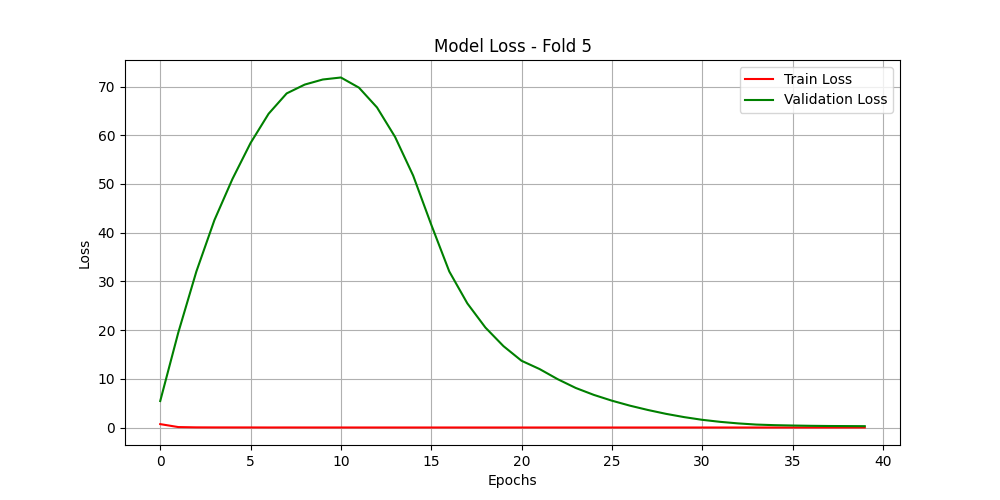
#> input picture loss_fold_5.png, 1000 x 500 px
$ python -i preprocessing.py   (imports and definitions only)
#> lines starting #> are read from the running program, lines starting #| are printed output that depends on the picture; after the words box and inside, x2 and y2 are one past the last pixel; in counts of white or black regions, pixels touching at a corner belong together
import cv2
import numpy as np


def preprocess_image(path):
#> called with path = 'loss_fold_5.png'
    img = cv2.imread(path, cv2.IMREAD_GRAYSCALE)
#> img: shape (500, 1000); min 0, max 255, mean 249.6
    if img is None: return None
    img = cv2.resize(img, (128, 128))
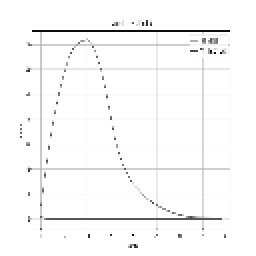
#> img: shape (128, 128) (shown 2 times larger); min 4, max 255, mean 249.4

    # تحسين التباين (CLAHE) + تقليل الضوضاء
    clahe = cv2.createCLAHE(clipLimit=4.0, tileGridSize=(8, 8))
    img = clahe.apply(img)
    img = cv2.medianBlur(img, 3)
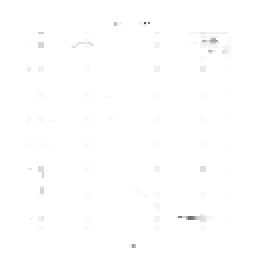
#> img: shape (128, 128) (shown 2 times larger); min 78, max 255, mean 254.4

    # تحويل لصورة ثنائية (Otsu) لضمان بروز الخطوط
    _, img_bin = cv2.threshold(img, 0, 255, cv2.THRESH_BINARY + cv2.THRESH_OTSU)
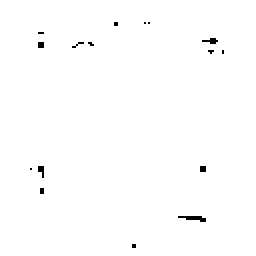
#> img_bin: shape (128, 128) (shown 2 times larger); 99.4% white; black in thin lines or dots, all inside (x1, y1, x2, y2) = (15, 11, 112, 124)

    # تجهيز الصورة للـ CNN
    img_cnn = img_bin.reshape(128, 128, 1) / 255.0

    # حساب الهيستوغرام لاستخدامه كدعم إضافي إذا لزم الأمر
    hist = cv2.calcHist([img_bin], [0], None, [256], [0, 256])
#> hist = 256 values, max 16279 at index 255, min 0 at index 1, mean 64
    cv2.normalize(hist, hist)

    return img_cnn, hist.flatten()

>>> result = preprocess_image('loss_fold_5.png')

$ run again, on pca_analysis.png
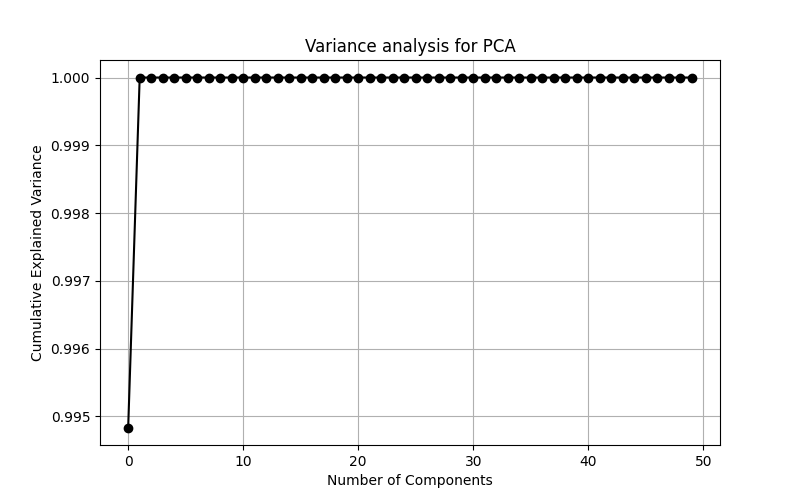
#> input picture pca_analysis.png, 800 x 500 px
#> in preprocess_image, img is the input picture: shape (500, 800); min 0, max 255, mean 247.6
#> in preprocess_image, `img = cv2.medianBlur(img, 3)`:
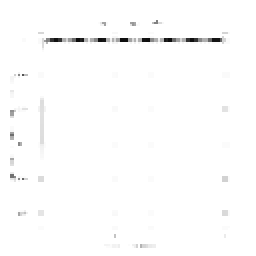
#> img: shape (128, 128) (shown 2 times larger); min 12, max 255, mean 252.6
#> in preprocess_image, `_, img_bin = cv2.threshold(img, 0, 255, cv2.THRESH_BINARY + cv2.THRESH..`:
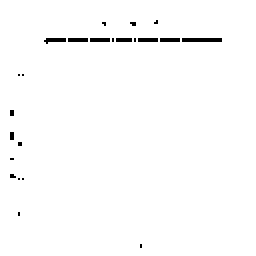
#> img_bin: shape (128, 128) (shown 2 times larger); 98.7% white; black in thin lines or dots, all inside (x1, y1, x2, y2) = (5, 10, 111, 124)
#> hist = 256 values, max 16178 at index 255, min 0 at index 1, mean 64
